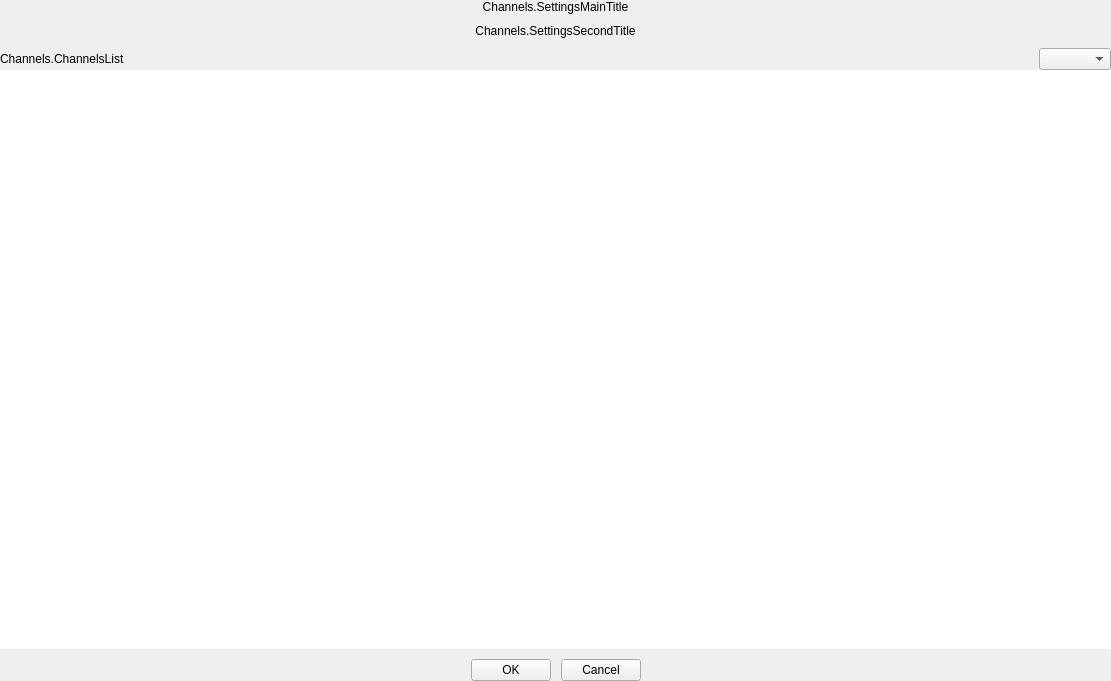
<?xml version="1.0" encoding="UTF-8"?>
<ui version="4.0">
 <class>ChannelsSettingsWidget</class>
 <widget class="QWidget" name="ChannelsSettingsWidget">
  <property name="geometry">
   <rect>
    <x>0</x>
    <y>0</y>
    <width>1111</width>
    <height>681</height>
   </rect>
  </property>
  <property name="windowTitle">
   <string>Form</string>
  </property>
  <layout class="QVBoxLayout" name="verticalLayout_5">
   <property name="spacing">
    <number>10</number>
   </property>
   <property name="leftMargin">
    <number>0</number>
   </property>
   <property name="topMargin">
    <number>0</number>
   </property>
   <property name="rightMargin">
    <number>0</number>
   </property>
   <property name="bottomMargin">
    <number>0</number>
   </property>
   <item>
    <widget class="QFrame" name="TitleFrame">
     <layout class="QVBoxLayout" name="verticalLayout_4">
      <property name="spacing">
       <number>10</number>
      </property>
      <property name="leftMargin">
       <number>0</number>
      </property>
      <property name="topMargin">
       <number>0</number>
      </property>
      <property name="rightMargin">
       <number>0</number>
      </property>
      <property name="bottomMargin">
       <number>0</number>
      </property>
      <item>
       <widget class="QLabel" name="MainTitle">
        <property name="text">
         <string>Channels.SettingsMainTitle</string>
        </property>
        <property name="alignment">
         <set>Qt::AlignCenter</set>
        </property>
       </widget>
      </item>
      <item>
       <widget class="QLabel" name="SecondTitle">
        <property name="text">
         <string>Channels.SettingsSecondTitle</string>
        </property>
        <property name="alignment">
         <set>Qt::AlignCenter</set>
        </property>
       </widget>
      </item>
     </layout>
    </widget>
   </item>
   <item>
    <widget class="QFrame" name="EditAreaFrame">
     <layout class="QVBoxLayout" name="verticalLayout_3">
      <property name="spacing">
       <number>0</number>
      </property>
      <property name="leftMargin">
       <number>0</number>
      </property>
      <property name="topMargin">
       <number>0</number>
      </property>
      <property name="rightMargin">
       <number>0</number>
      </property>
      <property name="bottomMargin">
       <number>0</number>
      </property>
      <item>
       <widget class="QFrame" name="boxFrame">
        <layout class="QHBoxLayout" name="horizontalLayout">
         <property name="spacing">
          <number>1</number>
         </property>
         <property name="leftMargin">
          <number>0</number>
         </property>
         <property name="topMargin">
          <number>0</number>
         </property>
         <property name="rightMargin">
          <number>0</number>
         </property>
         <property name="bottomMargin">
          <number>0</number>
         </property>
         <item>
          <widget class="QLabel" name="ChannelsListLabel">
           <property name="text">
            <string>Channels.ChannelsList</string>
           </property>
          </widget>
         </item>
         <item>
          <spacer name="horizontalSpacer">
           <property name="orientation">
            <enum>Qt::Horizontal</enum>
           </property>
           <property name="sizeHint" stdset="0">
            <size>
             <width>40</width>
             <height>10</height>
            </size>
           </property>
          </spacer>
         </item>
         <item>
          <widget class="PLSComboBox" name="ChannelsListCombox">
           <property name="focusPolicy">
            <enum>Qt::NoFocus</enum>
           </property>
          </widget>
         </item>
        </layout>
       </widget>
      </item>
      <item>
       <widget class="QStackedWidget" name="CenterStack">
        <widget class="QWidget" name="ChannelsScrollArea">
         <layout class="QVBoxLayout" name="verticalLayout">
          <property name="spacing">
           <number>0</number>
          </property>
          <property name="leftMargin">
           <number>0</number>
          </property>
          <property name="topMargin">
           <number>0</number>
          </property>
          <property name="rightMargin">
           <number>0</number>
          </property>
          <property name="bottomMargin">
           <number>0</number>
          </property>
          <item>
           <widget class="QListWidget" name="channelsListWidget">
            <property name="frameShape">
             <enum>QFrame::NoFrame</enum>
            </property>
            <property name="verticalScrollBarPolicy">
             <enum>Qt::ScrollBarAsNeeded</enum>
            </property>
            <property name="horizontalScrollBarPolicy">
             <enum>Qt::ScrollBarAlwaysOff</enum>
            </property>
            <property name="sizeAdjustPolicy">
             <enum>QAbstractScrollArea::AdjustToContents</enum>
            </property>
            <property name="autoScrollMargin">
             <number>0</number>
            </property>
            <property name="editTriggers">
             <set>QAbstractItemView::NoEditTriggers</set>
            </property>
            <property name="showDropIndicator" stdset="0">
             <bool>false</bool>
            </property>
            <property name="movement">
             <enum>QListView::Static</enum>
            </property>
            <property name="flow">
             <enum>QListView::LeftToRight</enum>
            </property>
            <property name="isWrapping" stdset="0">
             <bool>true</bool>
            </property>
            <property name="resizeMode">
             <enum>QListView::Adjust</enum>
            </property>
            <property name="layoutMode">
             <enum>QListView::SinglePass</enum>
            </property>
            <property name="spacing">
             <number>10</number>
            </property>
            <property name="viewMode">
             <enum>QListView::IconMode</enum>
            </property>
            <property name="modelColumn">
             <number>0</number>
            </property>
            <property name="uniformItemSizes">
             <bool>true</bool>
            </property>
            <property name="batchSize">
             <number>3</number>
            </property>
            <property name="wordWrap">
             <bool>true</bool>
            </property>
            <property name="selectionRectVisible">
             <bool>false</bool>
            </property>
            <property name="itemAlignment">
             <set>Qt::AlignLeading|Qt::AlignLeft|Qt::AlignTop</set>
            </property>
            <property name="sortingEnabled">
             <bool>true</bool>
            </property>
           </widget>
          </item>
         </layout>
        </widget>
        <widget class="QWidget" name="EditWidget">
         <layout class="QVBoxLayout" name="verticalLayout_2">
          <property name="spacing">
           <number>0</number>
          </property>
          <property name="leftMargin">
           <number>0</number>
          </property>
          <property name="topMargin">
           <number>40</number>
          </property>
          <property name="rightMargin">
           <number>0</number>
          </property>
          <property name="bottomMargin">
           <number>0</number>
          </property>
          <item>
           <layout class="QHBoxLayout" name="horizontalLayout_4">
            <property name="spacing">
             <number>1</number>
            </property>
            <item>
             <spacer name="horizontalSpacer_6">
              <property name="orientation">
               <enum>Qt::Horizontal</enum>
              </property>
              <property name="sizeHint" stdset="0">
               <size>
                <width>40</width>
                <height>20</height>
               </size>
              </property>
             </spacer>
            </item>
            <item>
             <widget class="QLabel" name="LogoLabel">
              <property name="text">
               <string>logo</string>
              </property>
              <property name="alignment">
               <set>Qt::AlignCenter</set>
              </property>
             </widget>
            </item>
            <item>
             <spacer name="horizontalSpacer_7">
              <property name="orientation">
               <enum>Qt::Horizontal</enum>
              </property>
              <property name="sizeHint" stdset="0">
               <size>
                <width>40</width>
                <height>20</height>
               </size>
              </property>
             </spacer>
            </item>
           </layout>
          </item>
          <item>
           <layout class="QHBoxLayout" name="horizontalLayout_5" stretch="1,50,1">
            <property name="spacing">
             <number>1</number>
            </property>
            <item>
             <spacer name="horizontalSpacer_8">
              <property name="orientation">
               <enum>Qt::Horizontal</enum>
              </property>
              <property name="sizeHint" stdset="0">
               <size>
                <width>40</width>
                <height>20</height>
               </size>
              </property>
             </spacer>
            </item>
            <item>
             <widget class="QLabel" name="GuideLabel">
              <property name="sizePolicy">
               <sizepolicy hsizetype="Expanding" vsizetype="Preferred">
                <horstretch>0</horstretch>
                <verstretch>0</verstretch>
               </sizepolicy>
              </property>
              <property name="text">
               <string>Channels.GuideInfos</string>
              </property>
              <property name="alignment">
               <set>Qt::AlignCenter</set>
              </property>
              <property name="wordWrap">
               <bool>true</bool>
              </property>
             </widget>
            </item>
            <item>
             <spacer name="horizontalSpacer_9">
              <property name="orientation">
               <enum>Qt::Horizontal</enum>
              </property>
              <property name="sizeHint" stdset="0">
               <size>
                <width>40</width>
                <height>20</height>
               </size>
              </property>
             </spacer>
            </item>
           </layout>
          </item>
          <item>
           <layout class="QHBoxLayout" name="horizontalLayout_3">
            <property name="spacing">
             <number>1</number>
            </property>
            <item>
             <spacer name="horizontalSpacer_4">
              <property name="orientation">
               <enum>Qt::Horizontal</enum>
              </property>
              <property name="sizeHint" stdset="0">
               <size>
                <width>40</width>
                <height>20</height>
               </size>
              </property>
             </spacer>
            </item>
            <item>
             <widget class="QPushButton" name="GotoLoginBtn">
              <property name="sizePolicy">
               <sizepolicy hsizetype="Maximum" vsizetype="Fixed">
                <horstretch>0</horstretch>
                <verstretch>0</verstretch>
               </sizepolicy>
              </property>
              <property name="text">
               <string>Channels.GotoLogin</string>
              </property>
             </widget>
            </item>
            <item>
             <spacer name="horizontalSpacer_5">
              <property name="orientation">
               <enum>Qt::Horizontal</enum>
              </property>
              <property name="sizeHint" stdset="0">
               <size>
                <width>40</width>
                <height>20</height>
               </size>
              </property>
             </spacer>
            </item>
           </layout>
          </item>
          <item>
           <spacer name="verticalSpacer_2">
            <property name="orientation">
             <enum>Qt::Vertical</enum>
            </property>
            <property name="sizeHint" stdset="0">
             <size>
              <width>20</width>
              <height>56</height>
             </size>
            </property>
           </spacer>
          </item>
         </layout>
        </widget>
       </widget>
      </item>
     </layout>
    </widget>
   </item>
   <item>
    <widget class="QFrame" name="ButtonsFrame">
     <property name="frameShape">
      <enum>QFrame::NoFrame</enum>
     </property>
     <property name="frameShadow">
      <enum>QFrame::Raised</enum>
     </property>
     <property name="borders" stdset="0">
      <string notr="true">top-only</string>
     </property>
     <layout class="QHBoxLayout" name="horizontalLayout_2">
      <property name="spacing">
       <number>10</number>
      </property>
      <property name="leftMargin">
       <number>0</number>
      </property>
      <property name="topMargin">
       <number>0</number>
      </property>
      <property name="rightMargin">
       <number>0</number>
      </property>
      <property name="bottomMargin">
       <number>0</number>
      </property>
      <item>
       <spacer name="horizontalSpacer_2">
        <property name="orientation">
         <enum>Qt::Horizontal</enum>
        </property>
        <property name="sizeHint" stdset="0">
         <size>
          <width>437</width>
          <height>20</height>
         </size>
        </property>
       </spacer>
      </item>
      <item>
       <widget class="QPushButton" name="ApplySettingsBtn">
        <property name="text">
         <string>OK</string>
        </property>
        <property name="autoDefault">
         <bool>false</bool>
        </property>
        <property name="default">
         <bool>false</bool>
        </property>
       </widget>
      </item>
      <item>
       <widget class="QPushButton" name="Cancel">
        <property name="text">
         <string>Cancel</string>
        </property>
        <property name="autoDefault">
         <bool>false</bool>
        </property>
        <property name="default">
         <bool>false</bool>
        </property>
       </widget>
      </item>
      <item>
       <spacer name="horizontalSpacer_3">
        <property name="orientation">
         <enum>Qt::Horizontal</enum>
        </property>
        <property name="sizeHint" stdset="0">
         <size>
          <width>437</width>
          <height>20</height>
         </size>
        </property>
       </spacer>
      </item>
     </layout>
    </widget>
   </item>
  </layout>
 </widget>
 <customwidgets>
  <customwidget>
   <class>PLSComboBox</class>
   <extends>QComboBox</extends>
   <header location="global">PLSComboBox.h</header>
  </customwidget>
 </customwidgets>
 <resources/>
 <connections/>
</ui>
